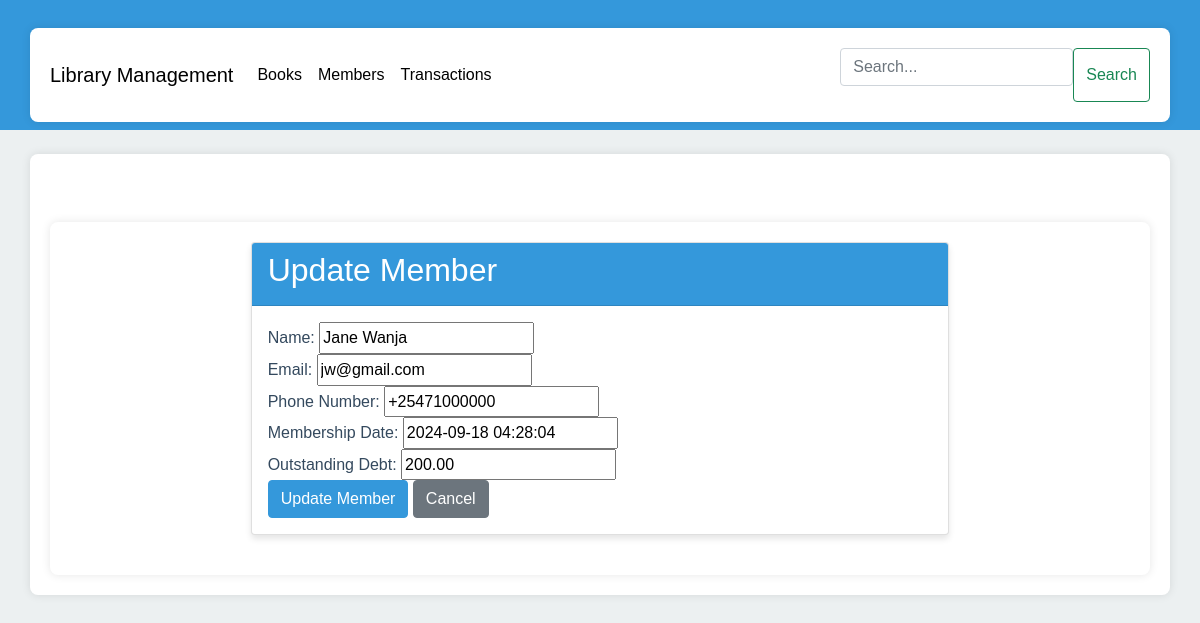
Screenshot of /members/1/edit/ with the database file from the repository.
### library/models.py (models this page shows, shortened)
class Member(models.Model):
    name = models.CharField(max_length=100)
    email = models.EmailField(unique=True)
    phone_number = models.CharField(max_length=20)
    membership_date = models.DateTimeField(default=timezone.now)
    outstanding_debt = models.DecimalField(max_digits=6, decimal_places=2, default=0)

### library/views.py (the view)
# urls.py: path('members/<int:pk>/edit/', views.member_update, name='member_edit'),
def member_update(request, pk):
    member = get_object_or_404(Member, pk=pk)
    if request.method == 'POST':
        form = MemberForm(request.POST, instance=member)
        if form.is_valid():
            form.save()
            messages.success(request, 'Member updated successfully.')
            return redirect('member_list')
    else:
        form = MemberForm(instance=member)
    return render(request, 'member_form.html', {'form': form})

### library/forms.py
class MemberForm(forms.ModelForm):
    class Meta:
        model = Member
        fields = ['name', 'email', 'phone_number', 'membership_date', 'outstanding_debt']

### library/templates/member_form.html (shortened to what this page needs)
{% extends "base.html" %}
{% block content %}
<div class="container mt-5">
    <div class="row justify-content-center">
        <div class="col-md-8">
            <div class="card">
                <div class="card-header">
                    {% if form.instance.pk %}
                        <h2>Update Member</h2>
                    {% else %}
                        <h2>Add New Member</h2>
                    {% endif %}
                </div>
                <div class="card-body">
                    <form method="post">
                        <div class="form-group">
                            <label for="{{ form.name.id_for_label }}">Name:</label>
                            {{ form.name }}
                        </div>
                        <div class="form-group">
                            <label for="{{ form.email.id_for_label }}">Email:</label>
                            {{ form.email }}
                        </div>
                        <div class="form-group">
                            <label for="{{ form.phone_number.id_for_label }}">Phone Number:</label>
                            {{ form.phone_number }}
                        </div>
                        <div class="form-group">
                            <label for="{{ form.membership_date.id_for_label }}">Membership Date:</label>
                            {{ form.membership_date }}
                        </div>
                        <div class="form-group">
                            <label for="{{ form.outstanding_debt.id_for_label }}">Outstanding Debt:</label>
                            {{ form.outstanding_debt }}
                        </div>
                        <button type="submit" class="btn btn-primary">
                            {% if form.instance.pk %}
                                Update Member
                            {% else %}
                                Add Member
                            {% endif %}
                        </button>
                        <a href="{% url 'member_list' %}" class="btn btn-secondary">Cancel</a>
                    </form>
                </div>
            </div>
        </div>
    </div>
</div>
{% endblock %}

### library/static/css/style.css (style rules this page uses)
:root { --primary-color: #3498db; --secondary-color: #2ecc71; --background-color: #ecf0f1; --text-color: #34495e; --danger-color: #e74c3c; }
body { font-family: 'Arial', sans-serif; line-height: 1.6; color: var(--text-color); background-color: var(--background-color); }
.container { background-color: white; border-radius: 8px; box-shadow: 0 0 10px rgba(0, 0, 0, 0.1); padding: 20px; margin-top: 20px; }
.btn-primary { background-color: var(--primary-color); border-color: var(--primary-color); }
.card { margin-bottom: 20px; box-shadow: 0 4px 6px rgba(0, 0, 0, 0.1); }
.card-header { background-color: var(--primary-color); color: white; }

### rows the page displays
Member: name "Jane Wanja", email "jw@gmail.com", phone_number "+25471000000", membership_date "2024-09-18 04:28:04", outstanding_debt "200.00"
